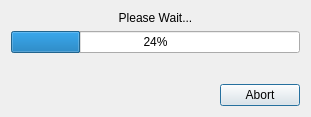
<?xml version="1.0" encoding="UTF-8"?>
<ui version="4.0">
 <class>WaitDialog</class>
 <widget class="QDialog" name="WaitDialog">
  <property name="windowModality">
   <enum>Qt::ApplicationModal</enum>
  </property>
  <property name="geometry">
   <rect>
    <x>0</x>
    <y>0</y>
    <width>311</width>
    <height>117</height>
   </rect>
  </property>
  <property name="sizePolicy">
   <sizepolicy hsizetype="Fixed" vsizetype="Fixed">
    <horstretch>0</horstretch>
    <verstretch>0</verstretch>
   </sizepolicy>
  </property>
  <property name="windowTitle">
   <string/>
  </property>
  <layout class="QVBoxLayout" name="verticalLayout">
   <item>
    <widget class="QLabel" name="text">
     <property name="text">
      <string>Please Wait...</string>
     </property>
     <property name="alignment">
      <set>Qt::AlignCenter</set>
     </property>
    </widget>
   </item>
   <item>
    <widget class="QProgressBar" name="progress">
     <property name="value">
      <number>24</number>
     </property>
    </widget>
   </item>
   <item>
    <spacer name="verticalSpacer">
     <property name="orientation">
      <enum>Qt::Vertical</enum>
     </property>
     <property name="sizeHint" stdset="0">
      <size>
       <width>20</width>
       <height>10</height>
      </size>
     </property>
    </spacer>
   </item>
   <item>
    <layout class="QHBoxLayout" name="horizontalLayout">
     <item>
      <spacer name="horizontalSpacer">
       <property name="orientation">
        <enum>Qt::Horizontal</enum>
       </property>
       <property name="sizeHint" stdset="0">
        <size>
         <width>40</width>
         <height>20</height>
        </size>
       </property>
      </spacer>
     </item>
     <item>
      <widget class="QPushButton" name="cmdAbort">
       <property name="text">
        <string>Abort</string>
       </property>
      </widget>
     </item>
    </layout>
   </item>
  </layout>
 </widget>
 <resources/>
 <connections/>
</ui>
